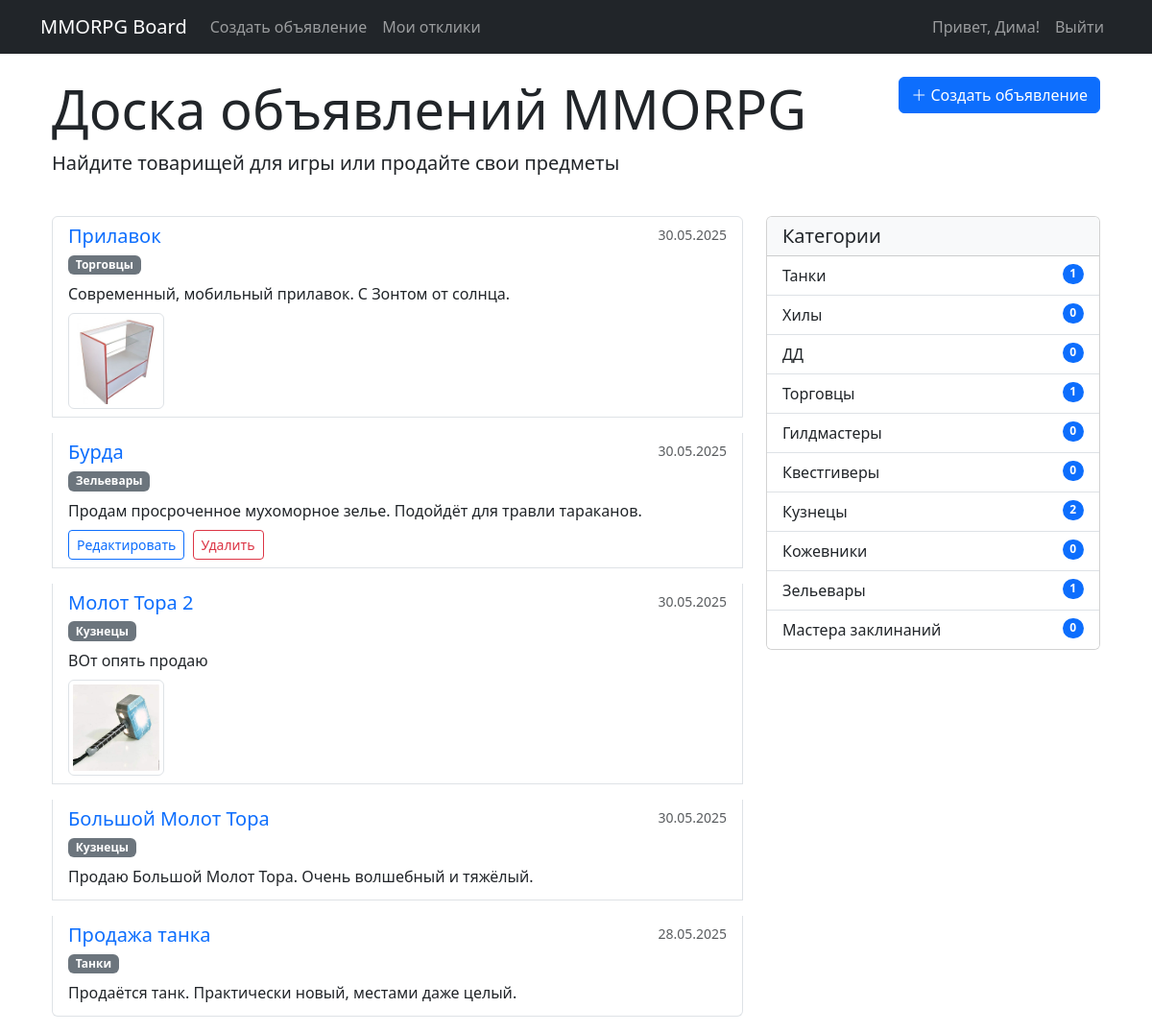
Screenshot of / (signed in) with the database file from the repository.
### accounts/models.py (models this page shows, shortened)
class User(AbstractUser):
    email = models.EmailField(unique=True)
    email_confirmed = models.BooleanField(default=False)
    confirmation_code = models.CharField(max_length=100, blank=True, null=True)
    confirmation_code_created = models.DateTimeField(default=timezone.now)

### ads/models.py (models this page shows, shortened)
class Advertisement(models.Model):
    title = models.CharField(max_length=255, validators=[MinLengthValidator(5)])
    content = CKEditor5Field('Text', config_name='default')
    image = models.ImageField(upload_to='ads_images/', blank=True, null=True, verbose_name="Изображение")
    video = models.FileField(upload_to='ads_videos/', blank=True, null=True, verbose_name="Видео")
    author = models.ForeignKey(User, on_delete=models.CASCADE)
    category = models.ForeignKey(Category, on_delete=models.PROTECT)
    created_at = models.DateTimeField(auto_now_add=True)
    updated_at = models.DateTimeField(auto_now=True)

class Category(models.Model):
    CATEGORY_CHOICES = [
        ('Tanks', 'Танки'),
        ('Heals', 'Хилы'),
        ('DD', 'ДД'),
        ('Merchants', 'Торговцы'),
        ('Guildmasters', 'Гилдмастеры'),
        ('Questgivers', 'Квестгиверы'),
        ('Blacksmiths', 'Кузнецы'),
        ('Tanners', 'Кожевники'),
        ('Potionmakers', 'Зельевары'),
        ('Spellmasters', 'Мастера заклинаний'),
    ]
    name = models.CharField(max_length=20, choices=CATEGORY_CHOICES, unique=True)

### ads/views.py (the view)
# urls.py: path('', home, name='home'),
def home(request):
    categories = Category.objects.all()
    advertisements = Advertisement.objects.all().order_by('-created_at')
    return render(request, 'ads/home.html', {
        'categories': categories,
        'advertisements': advertisements,
    })

### templates/ads/home.html (shortened to what this page needs)
{% extends 'base.html' %}
{% block content %}
<div class="container">
    <div class="row mb-4">
        <div class="col">
            <h1 class="display-4">Доска объявлений MMORPG</h1>
            <p class="lead">Найдите товарищей для игры или продайте свои предметы</p>
        </div>
        <div class="col-auto">
            {% if user.is_authenticated %}
            <a href="{% url 'create_advertisement' %}" class="btn btn-primary">
                <i class="bi bi-plus-lg"></i> Создать объявление
            </a>
            {% endif %}
        </div>
    </div>
    <div class="row">
        <div class="col-lg-8">
            {% if advertisements %}
            <div class="list-group">
                {% for ad in advertisements %}
                <div class="list-group-item mb-3">
                    <div class="d-flex w-100 justify-content-between">
                        <h5 class="mb-1">
                            <a href="{% url 'advertisement_detail' ad.pk %}"
                               class="text-decoration-none">
                                {{ ad.title }}
                            </a>
                        </h5>
                        <small class="text-muted">{{ ad.created_at|date:"d.m.Y" }}</small>
                    </div>
                    <div class="mb-2">
                        <span class="badge bg-secondary">
                            {{ ad.category.get_name_display }}
                        </span>
                    </div>
                    <p class="mb-1">{{ ad.content|striptags|truncatechars:150 }}</p>
                    {% if ad.image and ad.image.url %}
                    <div class="mt-2">
                        <img src="{{ ad.image.url }}"
                             alt="{{ ad.title }}"
                             class="img-thumbnail"
                             style="max-height: 100px;"
                             onerror="this.style.display='none'">
                    </div>
                    {% endif %}
                    {% if user == ad.author %}
                    <div class="mt-2">
                        <a href="{% url 'edit_advertisement' ad.pk %}"
                           class="btn btn-sm btn-outline-primary">
                            Редактировать
                        </a>
                        <form action="{% url 'delete_advertisement' ad.pk %}"
                              method="post"
                              class="d-inline ms-1"
                              onsubmit="return confirm('Удалить это объявление?');">
                            <button type="submit" class="btn btn-sm btn-outline-danger">
                                Удалить
                            </button>
                        </form>
                    </div>
                    {% endif %}
                </div>
                {% endfor %}
            </div>
            {% else %}
            <div class="alert alert-info">
                Пока нет объявлений. Будьте первым!
            </div>
            {% endif %}
        </div>
        <div class="col-lg-4">
            <div class="card mb-4">
                <div class="card-header bg-light">
                    <h5 class="mb-0">Категории</h5>
                </div>
                <div class="list-group list-group-flush">
                    {% for category in categories %}
                    <a href="#" class="list-group-item list-group-item-action">
                        {{ category.get_name_display }}
                        <span class="badge bg-primary rounded-pill float-end">
                            {{ category.advertisement_set.count }}
                        </span>
                    </a>
                    {% endfor %}
                </div>
            </div>
        </div>
    </div>
</div>
{% endblock %}

### templates/base.html (shortened to what this page needs)
<!DOCTYPE html>
<html lang="ru">
<head>
    <link href="https://cdn.jsdelivr.net/npm/bootstrap@5.3.0/dist/css/bootstrap.min.css" rel="stylesheet">
    <link href="https://cdn.jsdelivr.net/npm/bootstrap-icons/font/bootstrap-icons.css" rel="stylesheet">
</head>
<body>
    <nav class="navbar navbar-expand-lg navbar-dark bg-dark">
        <div class="container">
            <a class="navbar-brand" href="{% url 'home' %}">MMORPG Board</a>
            <div class="collapse navbar-collapse">
                <ul class="navbar-nav me-auto">
                    <li class="nav-item">
                        <a class="nav-link" href="{% url 'create_advertisement' %}">Создать объявление</a>
                    </li>
                    <li class="nav-item">
                        <a class="nav-link" href="{% url 'my_responses' %}">Мои отклики</a>
                    </li>
                </ul>
                <ul class="navbar-nav">
                    {% if user.is_authenticated %}
                        <li class="nav-item">
                            <span class="nav-link">Привет, {{ user.username }}!</span>
                        </li>
                        <li class="nav-item">
                            <form action="{% url 'logout' %}" method="post">
                                <button type="submit" class="nav-link btn btn-link" style="display: inline;">
                                    Выйти
                                </button>
                            </form>
                        </li>
                    {% endif %}
                </ul>
            </div>
        </div>
    </nav>
    <div class="container mt-4">
        {% block content %}
        {% endblock %}
    </div>
</body>
</html>

### rows the page displays
User: username "Дима"
Advertisement: title "Прилавок", created_at "30.05.2025", category.name "Торговцы", content "Современный, мобильный прилавок. С Зонтом от солнца.", image (picture)
Advertisement: title "Бурда", created_at "30.05.2025", category.name "Зельевары", content "Продам просроченное мухоморное зелье. Подойдёт для травли тараканов.", shows "Редактировать"
Advertisement: title "Молот Тора 2", created_at "30.05.2025", category.name "Кузнецы", content "ВОт опять продаю", image (picture)
Advertisement: title "Большой Молот Тора", created_at "30.05.2025", category.name "Кузнецы", content "Продаю Большой Молот Тора. Очень волшебный и тяжёлый."
Advertisement: title "Продажа танка", created_at "28.05.2025", category.name "Танки", content "Продаётся танк. Практически новый, местами даже целый."
Category: name "Танки", advertisement_set.count "1"
Category: name "Хилы", advertisement_set.count "0"
Category: name "ДД", advertisement_set.count "0"
Category: name "Торговцы", advertisement_set.count "1"
Category: name "Гилдмастеры", advertisement_set.count "0"
Category: name "Квестгиверы", advertisement_set.count "0"
Category: name "Кузнецы", advertisement_set.count "2"
Category: name "Кожевники", advertisement_set.count "0"
Category: name "Зельевары", advertisement_set.count "1"
Category: name "Мастера заклинаний", advertisement_set.count "0"
